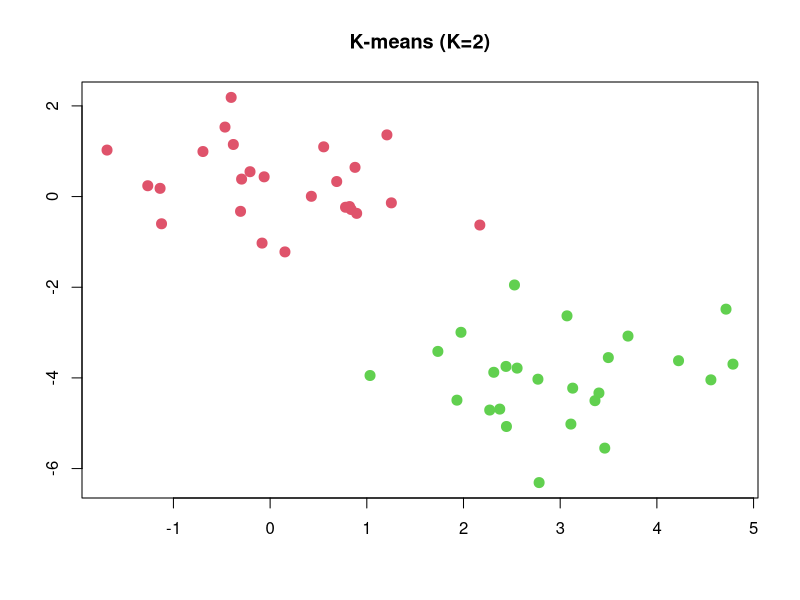
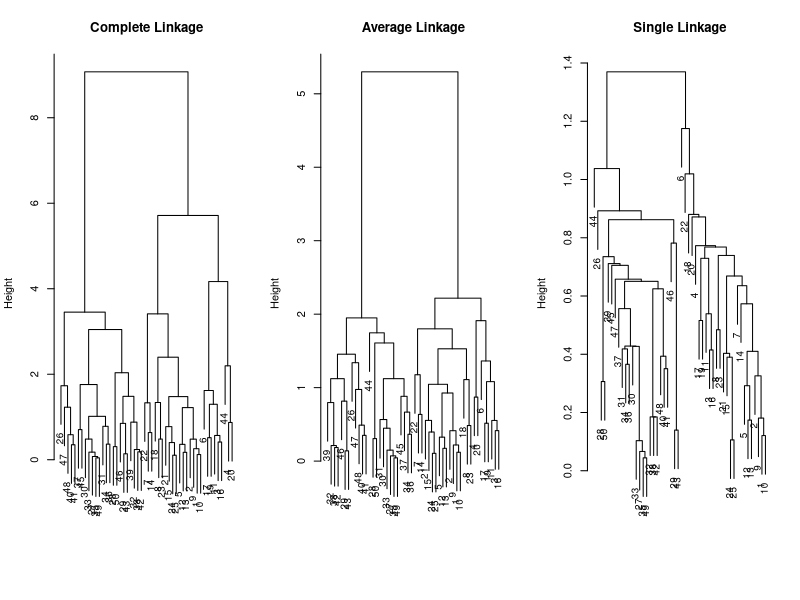
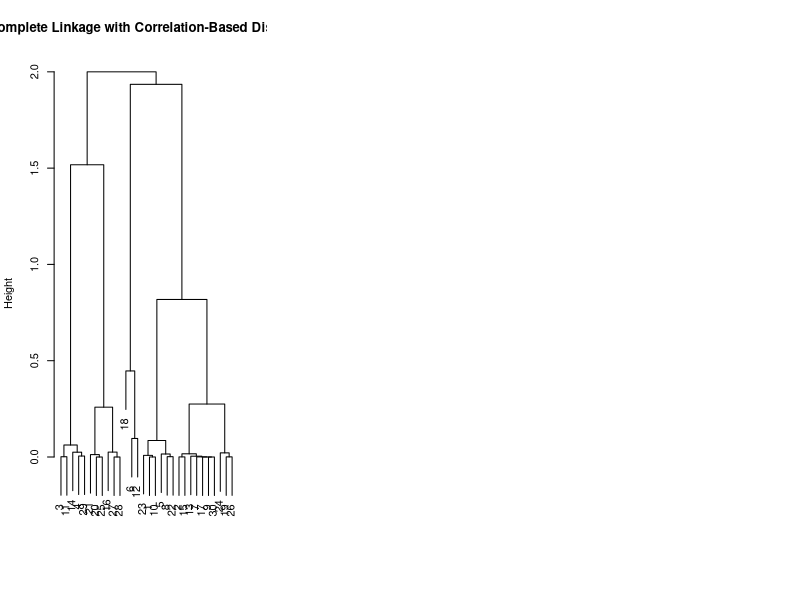

Write R code to recreate these figures, in order.
## ---- chunk 1
set.seed(123)
x = matrix(rnorm(50*2), ncol=2)
x[1:25, 1] = x[1:25, 1] + 3
x[1:25, 2] = x[1:25, 2] - 4
## ---- chunk 2
km.out = kmeans(x, 2, nstart = 20)
plot(x, col = (km.out$cluster+1), main = "K-means (K=2)", xlab = "", ylab = "", pch = 20, cex = 2)
## ---- chunk 3
set.seed(1234)
km.out = kmeans(x, 3, nstart = 1)
km.out$tot.withinss
km.out = kmeans(x, 3, nstart = 20)
km.out$tot.withinss
## ---- chunk 4
hc.complete = hclust(dist(x), method = "complete")
hc.average = hclust(dist(x), method = "average")
hc.single = hclust(dist(x), method = "single")
## ---- chunk 5
par(mfrow=c(1,3))
plot(hc.complete, main = "Complete Linkage", xlab = "", sub = "", cex=.9)
plot(hc.average, main = "Average Linkage", xlab = "", sub = "", cex=.9)
plot(hc.single, main = "Single Linkage", xlab = "", sub = "", cex=.9)
## ---- chunk 6
cutree(hc.complete, 2)
## ---- chunk 7
x = matrix(rnorm(30*3), ncol = 3)
dd = as.dist(1-cor(t(x)))
plot(hclust(dd, method="complete"), main = "Complete Linkage with Correlation-Based Distance", xlab = "", sub = "")
